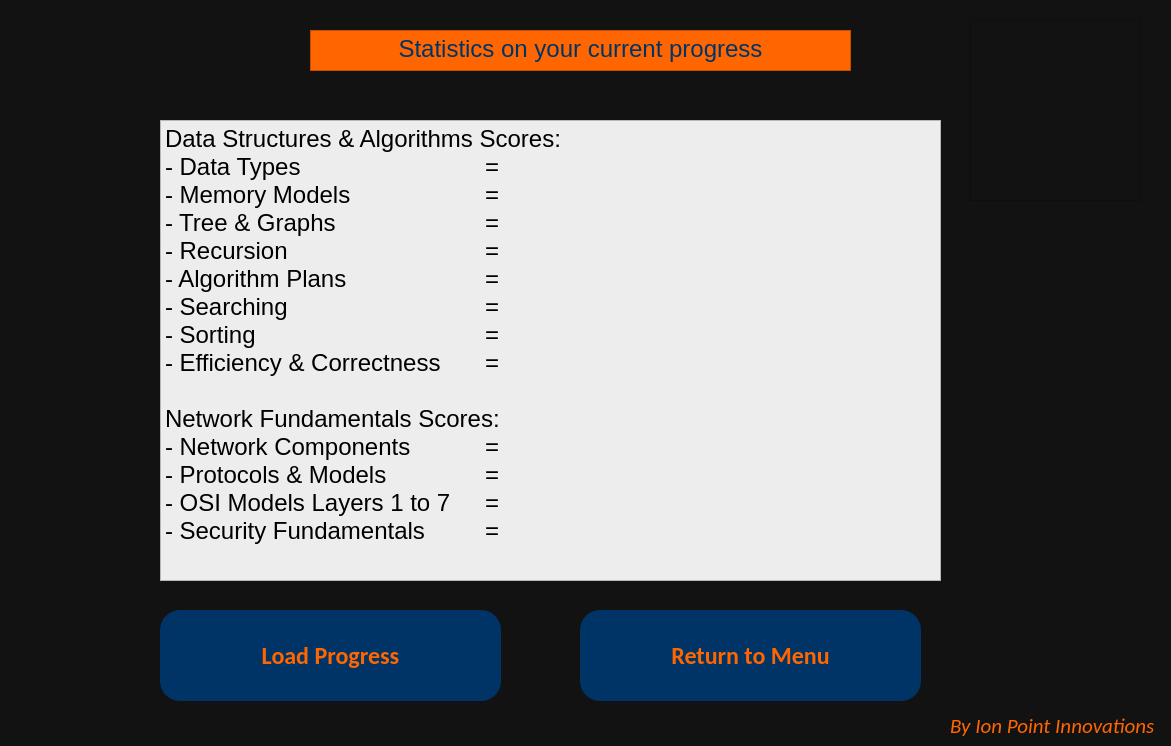
<?xml version="1.0" encoding="UTF-8"?>
<ui version="4.0">
 <class>Dialog</class>
 <widget class="QDialog" name="Dialog">
  <property name="geometry">
   <rect>
    <x>0</x>
    <y>0</y>
    <width>1171</width>
    <height>746</height>
   </rect>
  </property>
  <property name="windowTitle">
   <string>Dialog</string>
  </property>
  <property name="styleSheet">
   <string notr="true">background-color: rgb(18, 18, 18);</string>
  </property>
  <widget class="QLabel" name="lbl_logo">
   <property name="geometry">
    <rect>
     <x>970</x>
     <y>20</y>
     <width>171</width>
     <height>181</height>
    </rect>
   </property>
   <property name="maximumSize">
    <size>
     <width>441</width>
     <height>431</height>
    </size>
   </property>
   <property name="styleSheet">
    <string notr="true">border-image: url(:/newPrefix/Picture3.png);
</string>
   </property>
   <property name="frameShape">
    <enum>QFrame::StyledPanel</enum>
   </property>
   <property name="text">
    <string/>
   </property>
  </widget>
  <widget class="QLabel" name="lbl_manu">
   <property name="geometry">
    <rect>
     <x>950</x>
     <y>710</y>
     <width>221</width>
     <height>31</height>
    </rect>
   </property>
   <property name="font">
    <font>
     <family>Calibri</family>
     <pointsize>16</pointsize>
     <italic>true</italic>
    </font>
   </property>
   <property name="styleSheet">
    <string notr="true">color: rgb(255, 102, 0);
</string>
   </property>
   <property name="text">
    <string>By Ion Point Innovations</string>
   </property>
  </widget>
  <widget class="QTextBrowser" name="txtTitle">
   <property name="geometry">
    <rect>
     <x>310</x>
     <y>30</y>
     <width>541</width>
     <height>41</height>
    </rect>
   </property>
   <property name="font">
    <font>
     <pointsize>18</pointsize>
    </font>
   </property>
   <property name="styleSheet">
    <string notr="true">background-color: rgb(255, 102, 0);
color: rgb(0, 51, 102);
</string>
   </property>
   <property name="html">
    <string>&lt;!DOCTYPE HTML PUBLIC &quot;-//W3C//DTD HTML 4.0//EN&quot; &quot;http://www.w3.org/TR/REC-html40/strict.dtd&quot;&gt;
&lt;html&gt;&lt;head&gt;&lt;meta name=&quot;qrichtext&quot; content=&quot;1&quot; /&gt;&lt;style type=&quot;text/css&quot;&gt;
p, li { white-space: pre-wrap; }
&lt;/style&gt;&lt;/head&gt;&lt;body style=&quot; font-family:'MS Shell Dlg 2'; font-size:18pt; font-weight:400; font-style:normal;&quot;&gt;
&lt;p align=&quot;center&quot; style=&quot; margin-top:0px; margin-bottom:0px; margin-left:0px; margin-right:0px; -qt-block-indent:0; text-indent:0px;&quot;&gt;Statistics on your current progress&lt;/p&gt;&lt;/body&gt;&lt;/html&gt;</string>
   </property>
  </widget>
  <widget class="QPushButton" name="btnReturn">
   <property name="geometry">
    <rect>
     <x>580</x>
     <y>610</y>
     <width>341</width>
     <height>91</height>
    </rect>
   </property>
   <property name="font">
    <font>
     <family>Calibri</family>
     <pointsize>18</pointsize>
     <weight>75</weight>
     <bold>true</bold>
    </font>
   </property>
   <property name="styleSheet">
    <string notr="true">background-color: rgb(0, 51, 102);
border-top-left-radius :20px;
border-top-right-radius : 20px; 
border-bottom-left-radius : 20px; 
border-bottom-right-radius : 20px;
color:#FF6600;</string>
   </property>
   <property name="text">
    <string>Return to Menu</string>
   </property>
  </widget>
  <widget class="QTextBrowser" name="txtDepth">
   <property name="geometry">
    <rect>
     <x>160</x>
     <y>120</y>
     <width>781</width>
     <height>461</height>
    </rect>
   </property>
   <property name="styleSheet">
    <string notr="true">background-color: rgb(237, 237, 237);</string>
   </property>
   <property name="html">
    <string>&lt;!DOCTYPE HTML PUBLIC &quot;-//W3C//DTD HTML 4.0//EN&quot; &quot;http://www.w3.org/TR/REC-html40/strict.dtd&quot;&gt;
&lt;html&gt;&lt;head&gt;&lt;meta name=&quot;qrichtext&quot; content=&quot;1&quot; /&gt;&lt;style type=&quot;text/css&quot;&gt;
p, li { white-space: pre-wrap; }
&lt;/style&gt;&lt;/head&gt;&lt;body style=&quot; font-family:'MS Shell Dlg 2'; font-size:8.25pt; font-weight:400; font-style:normal;&quot;&gt;
&lt;p style=&quot; margin-top:0px; margin-bottom:0px; margin-left:0px; margin-right:0px; -qt-block-indent:0; text-indent:0px;&quot;&gt;&lt;span style=&quot; font-size:18pt;&quot;&gt;Data Structures &amp;amp; Algorithms Scores:&lt;/span&gt;&lt;/p&gt;
&lt;p style=&quot; margin-top:0px; margin-bottom:0px; margin-left:0px; margin-right:0px; -qt-block-indent:0; text-indent:0px;&quot;&gt;&lt;span style=&quot; font-size:18pt;&quot;&gt;- Data Types 			=&lt;/span&gt;&lt;/p&gt;
&lt;p style=&quot; margin-top:0px; margin-bottom:0px; margin-left:0px; margin-right:0px; -qt-block-indent:0; text-indent:0px;&quot;&gt;&lt;span style=&quot; font-size:18pt;&quot;&gt;- Memory Models 		=&lt;/span&gt;&lt;/p&gt;
&lt;p style=&quot; margin-top:0px; margin-bottom:0px; margin-left:0px; margin-right:0px; -qt-block-indent:0; text-indent:0px;&quot;&gt;&lt;span style=&quot; font-size:18pt;&quot;&gt;- Tree &amp;amp; Graphs		=&lt;/span&gt;&lt;/p&gt;
&lt;p style=&quot; margin-top:0px; margin-bottom:0px; margin-left:0px; margin-right:0px; -qt-block-indent:0; text-indent:0px;&quot;&gt;&lt;span style=&quot; font-size:18pt;&quot;&gt;- Recursion			=&lt;/span&gt;&lt;/p&gt;
&lt;p style=&quot; margin-top:0px; margin-bottom:0px; margin-left:0px; margin-right:0px; -qt-block-indent:0; text-indent:0px;&quot;&gt;&lt;span style=&quot; font-size:18pt;&quot;&gt;- Algorithm Plans		=&lt;/span&gt;&lt;/p&gt;
&lt;p style=&quot; margin-top:0px; margin-bottom:0px; margin-left:0px; margin-right:0px; -qt-block-indent:0; text-indent:0px;&quot;&gt;&lt;span style=&quot; font-size:18pt;&quot;&gt;- Searching			=&lt;/span&gt;&lt;/p&gt;
&lt;p style=&quot; margin-top:0px; margin-bottom:0px; margin-left:0px; margin-right:0px; -qt-block-indent:0; text-indent:0px;&quot;&gt;&lt;span style=&quot; font-size:18pt;&quot;&gt;- Sorting 			=&lt;/span&gt;&lt;/p&gt;
&lt;p style=&quot; margin-top:0px; margin-bottom:0px; margin-left:0px; margin-right:0px; -qt-block-indent:0; text-indent:0px;&quot;&gt;&lt;span style=&quot; font-size:18pt;&quot;&gt;- Efficiency &amp;amp; Correctness	=&lt;/span&gt;&lt;/p&gt;
&lt;p style=&quot;-qt-paragraph-type:empty; margin-top:0px; margin-bottom:0px; margin-left:0px; margin-right:0px; -qt-block-indent:0; text-indent:0px; font-size:18pt;&quot;&gt;&lt;br /&gt;&lt;/p&gt;
&lt;p style=&quot; margin-top:0px; margin-bottom:0px; margin-left:0px; margin-right:0px; -qt-block-indent:0; text-indent:0px;&quot;&gt;&lt;span style=&quot; font-size:18pt;&quot;&gt;Network Fundamentals Scores:&lt;/span&gt;&lt;/p&gt;
&lt;p style=&quot; margin-top:0px; margin-bottom:0px; margin-left:0px; margin-right:0px; -qt-block-indent:0; text-indent:0px;&quot;&gt;&lt;span style=&quot; font-size:18pt;&quot;&gt;- Network Components	=&lt;/span&gt;&lt;/p&gt;
&lt;p style=&quot; margin-top:0px; margin-bottom:0px; margin-left:0px; margin-right:0px; -qt-block-indent:0; text-indent:0px;&quot;&gt;&lt;span style=&quot; font-size:18pt;&quot;&gt;- Protocols &amp;amp; Models  		=&lt;/span&gt;&lt;/p&gt;
&lt;p style=&quot; margin-top:0px; margin-bottom:0px; margin-left:0px; margin-right:0px; -qt-block-indent:0; text-indent:0px;&quot;&gt;&lt;span style=&quot; font-size:18pt;&quot;&gt;- OSI Models Layers 1 to 7	=&lt;/span&gt;&lt;/p&gt;
&lt;p style=&quot; margin-top:0px; margin-bottom:0px; margin-left:0px; margin-right:0px; -qt-block-indent:0; text-indent:0px;&quot;&gt;&lt;span style=&quot; font-size:18pt;&quot;&gt;- Security Fundamentals	=&lt;/span&gt;&lt;/p&gt;&lt;/body&gt;&lt;/html&gt;</string>
   </property>
  </widget>
  <widget class="QLabel" name="lblDtypes">
   <property name="geometry">
    <rect>
     <x>510</x>
     <y>160</y>
     <width>211</width>
     <height>31</height>
    </rect>
   </property>
   <property name="font">
    <font>
     <pointsize>12</pointsize>
    </font>
   </property>
   <property name="styleSheet">
    <string notr="true">background-color: rgb(237, 237, 237);</string>
   </property>
  </widget>
  <widget class="QLabel" name="lblMM">
   <property name="geometry">
    <rect>
     <x>510</x>
     <y>190</y>
     <width>211</width>
     <height>31</height>
    </rect>
   </property>
   <property name="font">
    <font>
     <pointsize>12</pointsize>
    </font>
   </property>
   <property name="styleSheet">
    <string notr="true">background-color: rgb(237, 237, 237);</string>
   </property>
  </widget>
  <widget class="QLabel" name="lblTG">
   <property name="geometry">
    <rect>
     <x>510</x>
     <y>220</y>
     <width>211</width>
     <height>31</height>
    </rect>
   </property>
   <property name="font">
    <font>
     <pointsize>12</pointsize>
    </font>
   </property>
   <property name="styleSheet">
    <string notr="true">background-color: rgb(237, 237, 237);</string>
   </property>
  </widget>
  <widget class="QLabel" name="lblSrtAlgo">
   <property name="geometry">
    <rect>
     <x>510</x>
     <y>340</y>
     <width>211</width>
     <height>31</height>
    </rect>
   </property>
   <property name="font">
    <font>
     <pointsize>12</pointsize>
    </font>
   </property>
   <property name="styleSheet">
    <string notr="true">background-color: rgb(237, 237, 237);</string>
   </property>
  </widget>
  <widget class="QLabel" name="lblSrcAlgo">
   <property name="geometry">
    <rect>
     <x>510</x>
     <y>310</y>
     <width>211</width>
     <height>31</height>
    </rect>
   </property>
   <property name="font">
    <font>
     <pointsize>12</pointsize>
    </font>
   </property>
   <property name="styleSheet">
    <string notr="true">background-color: rgb(237, 237, 237);</string>
   </property>
  </widget>
  <widget class="QLabel" name="lblAlgoP">
   <property name="geometry">
    <rect>
     <x>510</x>
     <y>280</y>
     <width>211</width>
     <height>31</height>
    </rect>
   </property>
   <property name="font">
    <font>
     <pointsize>12</pointsize>
    </font>
   </property>
   <property name="styleSheet">
    <string notr="true">background-color: rgb(237, 237, 237);</string>
   </property>
  </widget>
  <widget class="QLabel" name="lblRC">
   <property name="geometry">
    <rect>
     <x>510</x>
     <y>250</y>
     <width>211</width>
     <height>31</height>
    </rect>
   </property>
   <property name="font">
    <font>
     <pointsize>12</pointsize>
    </font>
   </property>
   <property name="styleSheet">
    <string notr="true">background-color: rgb(237, 237, 237);</string>
   </property>
  </widget>
  <widget class="QLabel" name="lblEC">
   <property name="geometry">
    <rect>
     <x>510</x>
     <y>370</y>
     <width>211</width>
     <height>31</height>
    </rect>
   </property>
   <property name="font">
    <font>
     <pointsize>12</pointsize>
    </font>
   </property>
   <property name="styleSheet">
    <string notr="true">background-color: rgb(237, 237, 237);</string>
   </property>
  </widget>
  <widget class="QLabel" name="lblNC">
   <property name="geometry">
    <rect>
     <x>510</x>
     <y>450</y>
     <width>211</width>
     <height>31</height>
    </rect>
   </property>
   <property name="font">
    <font>
     <pointsize>12</pointsize>
    </font>
   </property>
   <property name="styleSheet">
    <string notr="true">background-color: rgb(237, 237, 237);</string>
   </property>
  </widget>
  <widget class="QLabel" name="lblSF">
   <property name="geometry">
    <rect>
     <x>510</x>
     <y>540</y>
     <width>211</width>
     <height>31</height>
    </rect>
   </property>
   <property name="font">
    <font>
     <pointsize>12</pointsize>
    </font>
   </property>
   <property name="styleSheet">
    <string notr="true">background-color: rgb(237, 237, 237);</string>
   </property>
  </widget>
  <widget class="QLabel" name="lblOsi">
   <property name="geometry">
    <rect>
     <x>510</x>
     <y>510</y>
     <width>211</width>
     <height>31</height>
    </rect>
   </property>
   <property name="font">
    <font>
     <pointsize>12</pointsize>
    </font>
   </property>
   <property name="styleSheet">
    <string notr="true">background-color: rgb(237, 237, 237);</string>
   </property>
  </widget>
  <widget class="QLabel" name="lblPM">
   <property name="geometry">
    <rect>
     <x>510</x>
     <y>480</y>
     <width>211</width>
     <height>31</height>
    </rect>
   </property>
   <property name="font">
    <font>
     <pointsize>12</pointsize>
    </font>
   </property>
   <property name="styleSheet">
    <string notr="true">background-color: rgb(237, 237, 237);</string>
   </property>
  </widget>
  <widget class="QPushButton" name="btnLoad">
   <property name="geometry">
    <rect>
     <x>160</x>
     <y>610</y>
     <width>341</width>
     <height>91</height>
    </rect>
   </property>
   <property name="font">
    <font>
     <family>Calibri</family>
     <pointsize>18</pointsize>
     <weight>75</weight>
     <bold>true</bold>
    </font>
   </property>
   <property name="styleSheet">
    <string notr="true">background-color: rgb(0, 51, 102);
border-top-left-radius :20px;
border-top-right-radius : 20px; 
border-bottom-left-radius : 20px; 
border-bottom-right-radius : 20px;
color:#FF6600;</string>
   </property>
   <property name="text">
    <string>Load Progress</string>
   </property>
  </widget>
 </widget>
 <resources>
  <include location="D:/Pictures/Camera Roll/zcz.qrc"/>
 </resources>
 <connections/>
</ui>
